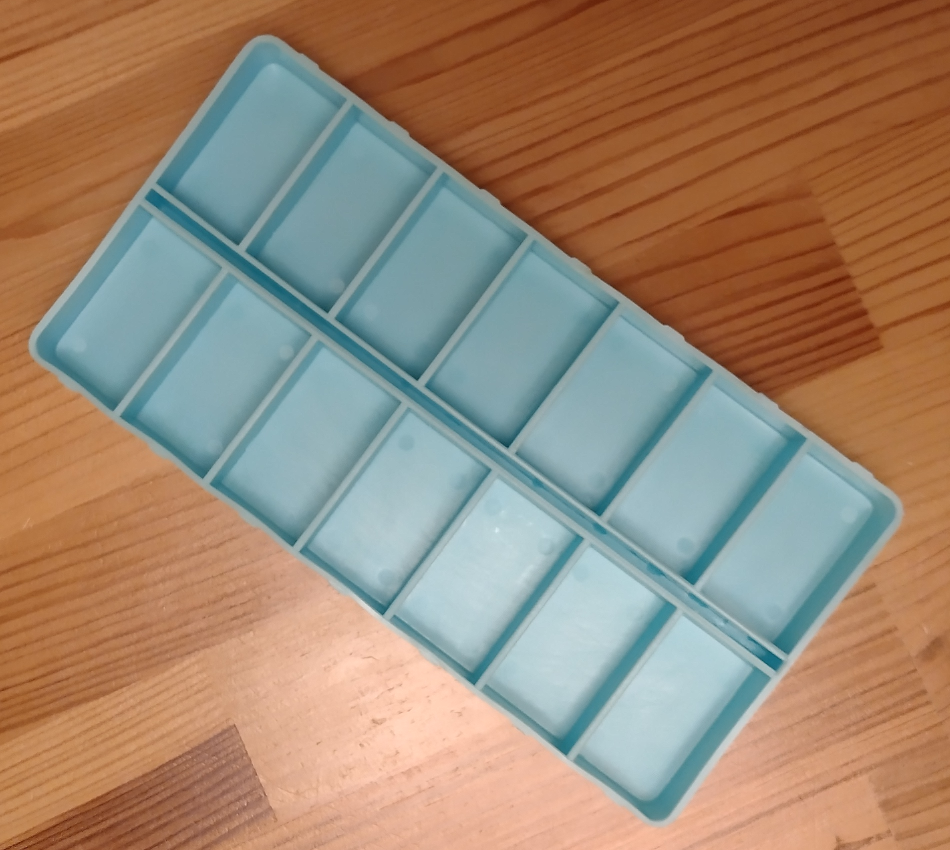
#> input picture Laboratorium 5-20241025/Lab5_dane/pillbox.png, 1900 x 1700 px (shown at 1/2 size)
$ python -i methods.py   (imports and definitions only)
#> lines starting #> are read from the running program, lines starting #| are printed output that depends on the picture; after the words box and inside, x2 and y2 are one past the last pixel; in counts of white or black regions, pixels touching at a corner belong together
#> further down, picture is the input picture: shape (1700, 1900, 3); mean B, G, R 116, 136.2, 157.1
import cv2
import numpy as np
import matplotlib.pyplot as plt

from enum import Enum
from typing import Any, List


# [600 lines left out: functions black_pill_binarizer, yellow_pills_binarizer, blue_pills_binarizer, big_white_pills_binarize, not called in this run]


# small white pills
def small_white_pills_binarize(image: np.ndarray, display: bool = False) -> np.ndarray:
#> called with display = False
    image = cv2.cvtColor(image, cv2.COLOR_BGR2HSV)
#> image: shape (1700, 1900, 3); mean H, S, V 44.8, 113.7, 173.5

    image_h = image[..., 0]
    # Define the hue range for binarization
    lower_bound = 90
    upper_bound = 110
    # Create a binary mask for hue values between 90 and 110
    hue_mask = cv2.inRange(image_h, lower_bound, upper_bound)
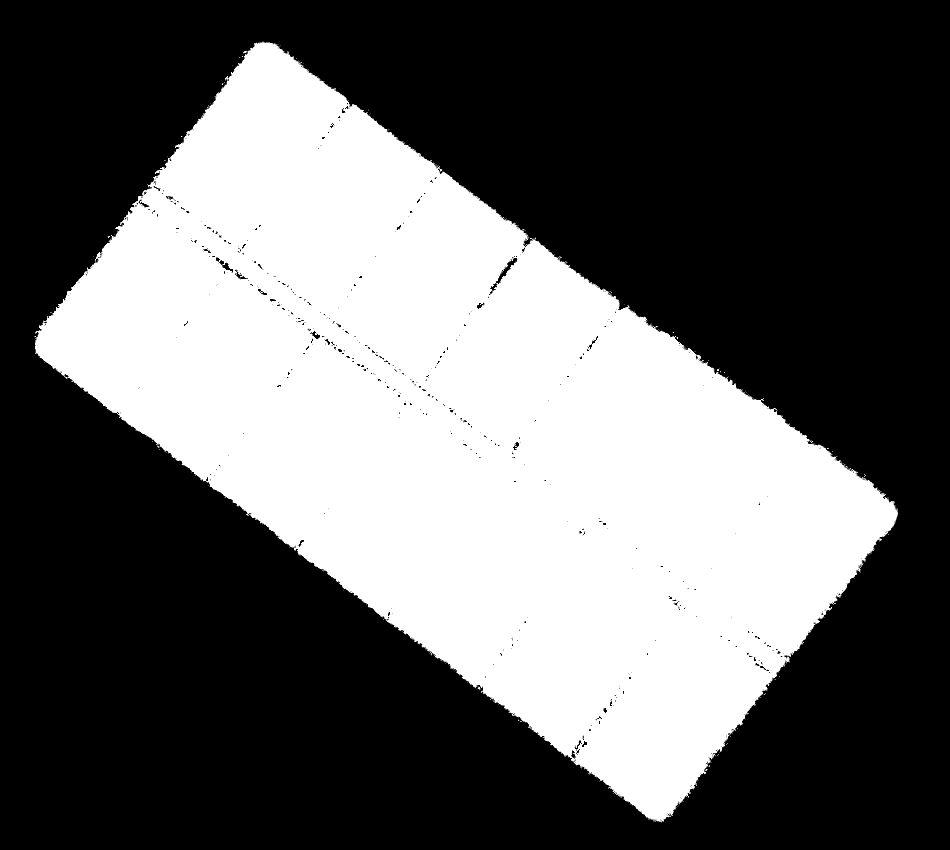
#> hue_mask: shape (1700, 1900) (shown at 1/2 size); 38.6% white; 162 white regions (160 under 20 px)

    if display:
        plt.figure(figsize=(12, 8))
        plt.imshow(hue_mask, cmap="gray")
        plt.title("Hue Mask")
        plt.colorbar()
        plt.show()

    # Find contours
    contours, _ = cv2.findContours(hue_mask, cv2.RETR_EXTERNAL, cv2.CHAIN_APPROX_SIMPLE)
#> contours = 160 contours, 159 with area under 20; largest, box (x1, y1, x2, y2) and area: (70, 83, 1796, 1645) 1250502

    # filter contours by area

    contours = [contour for contour in contours if cv2.contourArea(contour) > 1000]
#> contours = 1 contour; box (x1, y1, x2, y2) and area: (70, 83, 1796, 1645) 1250502

    if display:
        contour_image = np.zeros_like(image)
        cv2.drawContours(contour_image, contours, -1, (255, 255, 0), 3)

    # Convex hull
    convex_hulls = [cv2.convexHull(contour) for contour in contours]
#> convex_hulls = 1 contour; box (x1, y1, x2, y2) and area: (70, 83, 1796, 1645) 1285786

    if display:
        contour_image = np.zeros_like(image)
        cv2.drawContours(contour_image, convex_hulls, -1, (255, 255, 0), 3)

    # all pixels outside the convex hull are set to 0
    mask = np.zeros_like(image)
    cv2.drawContours(mask, convex_hulls, -1, (255, 255, 255), -1)
#> mask: shape (1700, 1900, 3); 39.9% white; 1 white region, box (x1, y1, x2, y2) and area: (70, 83, 1796, 1645) 1287667

    image = cv2.bitwise_and(image, mask)
#> image: shape (1700, 1900, 3); mean H, S, V 37.5, 25.6, 68.5

    # print img color model

    if display:
        plt.figure(figsize=(12, 8))
        plt.imshow(cv2.cvtColor(image, cv2.COLOR_HSV2RGB))
        plt.title("Filtered Image")
        plt.show()

    image_h = image[..., 0]

    lower_hue_bound = 8
    upper_hue_bound = 18

    # Create a binary mask for hue values between 20 and 40
    binary_mask_h = cv2.inRange(image_h, lower_hue_bound, upper_hue_bound)
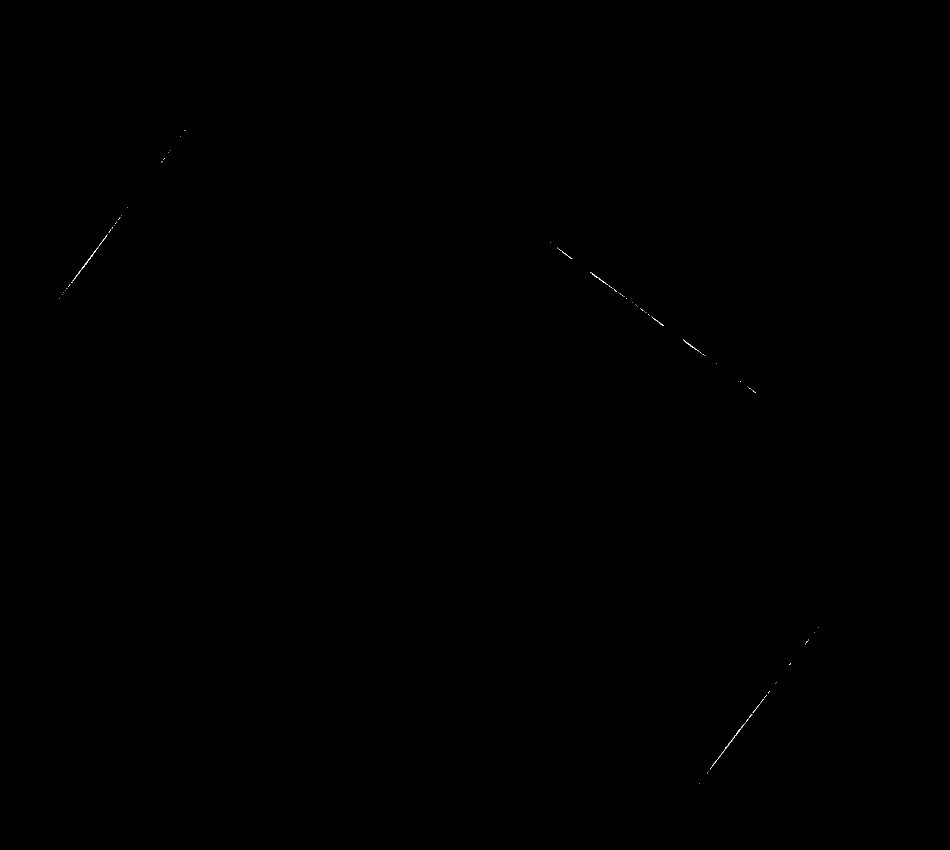
#> binary_mask_h: shape (1700, 1900) (shown at 1/2 size); 0.02% white in thin lines or dots, all inside (x1, y1, x2, y2) = (118, 260, 1637, 1568)

    if display:
        plt.figure(figsize=(12, 8))
        plt.imshow(binary_mask_h, cmap="gray")
        plt.title("Binarized Hue Channel")
        plt.colorbar()
        plt.show()

    image_s = image[..., 1]
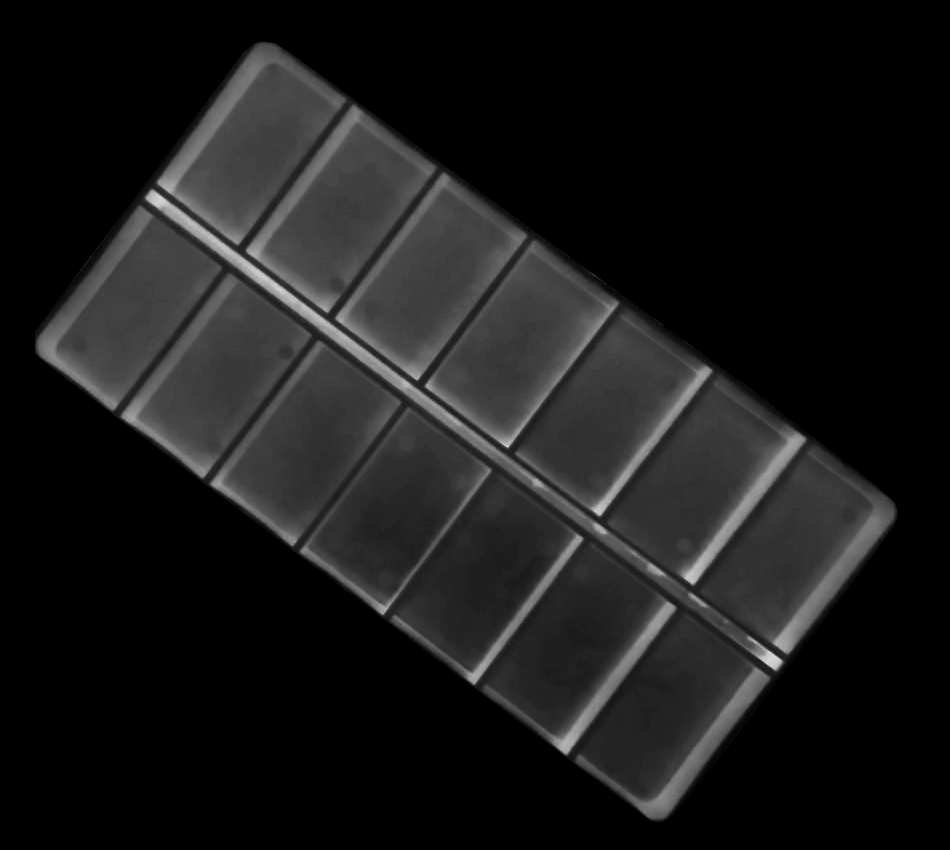
#> image_s: shape (1700, 1900) (shown at 1/2 size); min 0, max 255, mean 25.6
    lower_saturation_bound = 0
    upper_saturation_bound = 65

    # Create a binary mask for hue values between 20 and 40
    binary_mask_s = cv2.inRange(image_s, lower_saturation_bound, upper_saturation_bound)
#> binary_mask_s: shape (1700, 1900); 84.3% white; 663 black regions (628 under 20 px), largest, box (x1, y1, x2, y2) and area: (312, 88, 692, 491) 66681, (73, 412, 443, 822) 59223, (490, 210, 872, 627) 58195

    if display:
        plt.figure(figsize=(12, 8))
        plt.imshow(binary_mask_s, cmap="gray")
        plt.title("Binarized Saturation Channel")
        plt.colorbar()
        plt.show()

    image_v = image[..., 2]
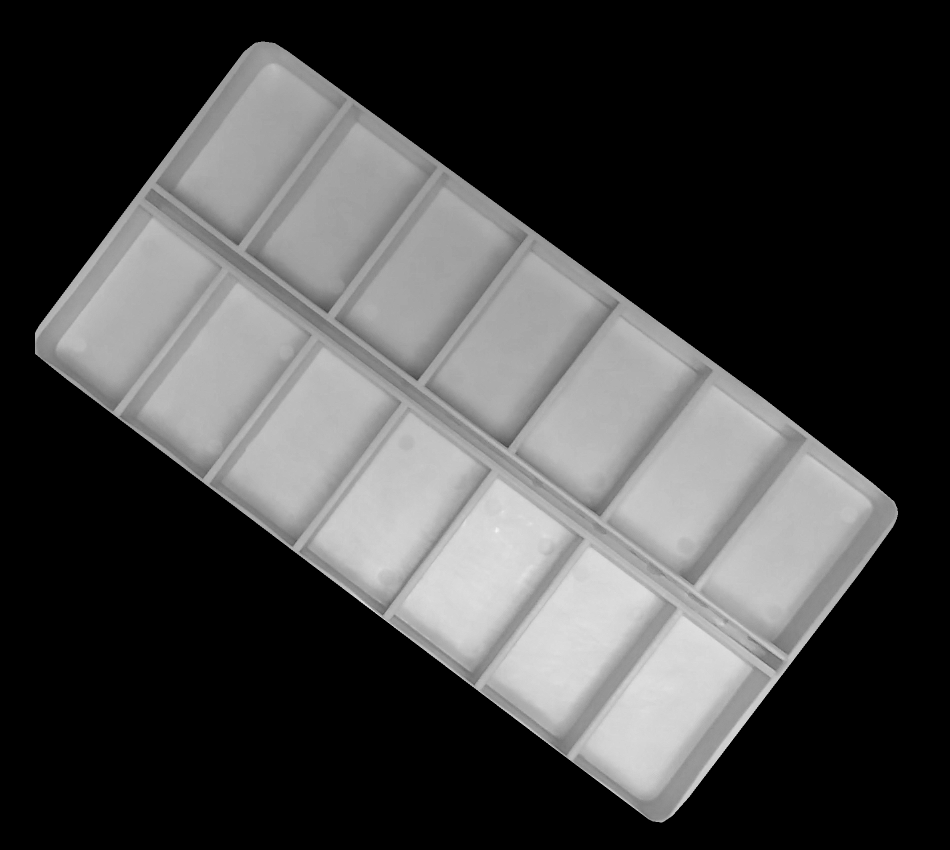
#> image_v: shape (1700, 1900) (shown at 1/2 size); min 0, max 249, mean 68.5
    lower_value_bound = 150
    upper_value_bound = 255

    # Create a binary mask for hue values between 20 and 40
    binary_mask_v = cv2.inRange(image_v, lower_value_bound, upper_value_bound)
#> binary_mask_v: shape (1700, 1900); 32.6% white; 1129 white regions (1109 under 20 px), largest, box (x1, y1, x2, y2) and area: (70, 85, 1796, 1645) 896629, (700, 361, 1017, 716) 51256, (354, 94, 662, 450) 50203

    if display:
        plt.figure(figsize=(12, 8))
        plt.imshow(binary_mask_v, cmap="gray")
        plt.title("Binarized Value Channel")
        plt.colorbar()
        plt.show()

    # Combine the masks using bitwise AND

    combined_mask = cv2.bitwise_and(binary_mask_h, binary_mask_v)

    if display:
        plt.figure(figsize=(12, 8))
        plt.imshow(combined_mask, cmap="gray")
        plt.title("Combined Binary Mask h i v")
        plt.colorbar()
        plt.show()

    combined_mask = cv2.bitwise_and(combined_mask, binary_mask_s)

    if display:
        plt.figure(figsize=(12, 8))
        plt.imshow(combined_mask, cmap="gray")
        plt.title("Combined Binary Mask h i v s")
        plt.colorbar()
        plt.show()

    # detect edges
    blur = cv2.GaussianBlur(image, (5, 5), 0)
#> blur: shape (1700, 1900, 3); mean H, S, V 37.5, 25.6, 68.5
    edges = cv2.Canny(blur, 100, 150)
#> edges: shape (1700, 1900); 0.56% white in thin lines or dots, all inside (x1, y1, x2, y2) = (69, 82, 1797, 1646)

    # dilation
    dilation_kernel = np.ones((5, 5), np.uint8)
    edges = cv2.dilate(edges, dilation_kernel, iterations=1)
#> edges: shape (1700, 1900); 2.9% white; 22 white regions, largest, box (x1, y1, x2, y2) and area: (67, 80, 1799, 1648) 48608, (289, 377, 1228, 1072) 14492, (669, 472, 1056, 763) 4662

    if display:
        plt.figure(figsize=(12, 8))
        plt.imshow(edges, cmap="gray")
        plt.title("Edges detected using Canny filter")
        plt.colorbar()
        plt.show()

    # Apply bitwise AND operation with the edges
    edges = cv2.bitwise_not(edges)
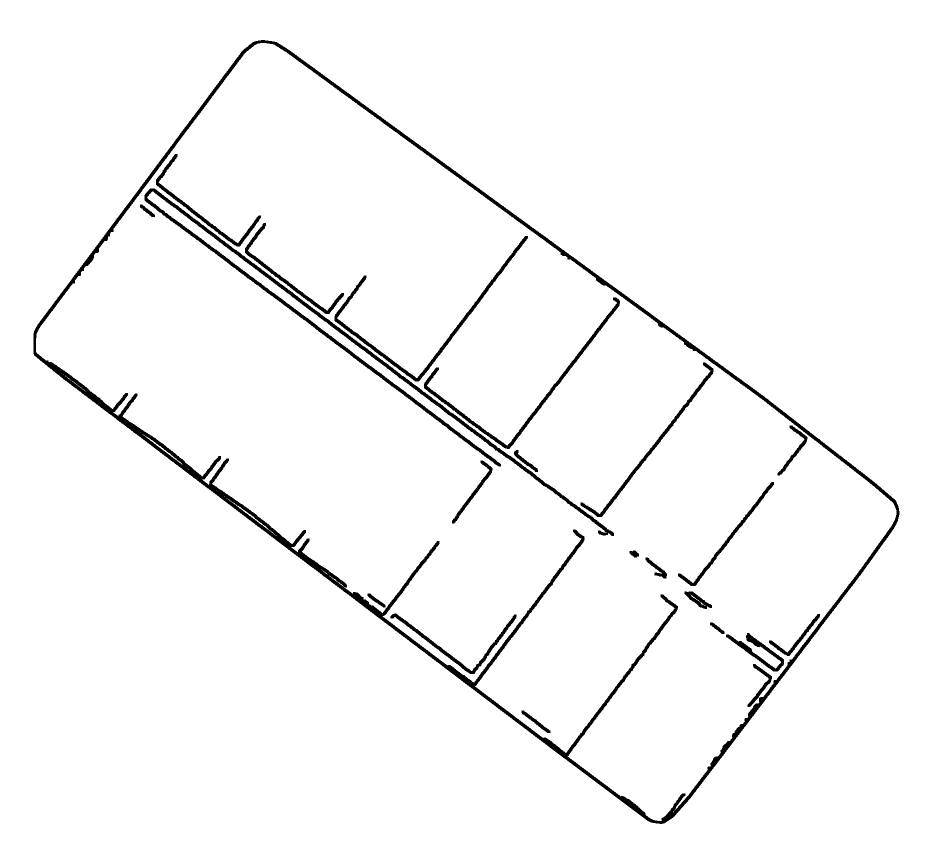
#> edges: shape (1700, 1900) (shown at 1/2 size); 97.1% white; 22 black regions, largest, box (x1, y1, x2, y2) and area: (67, 80, 1799, 1648) 48608, (289, 377, 1228, 1072) 14492, (669, 472, 1056, 763) 4662

    combined_mask = cv2.bitwise_and(combined_mask, edges)
#> combined_mask: shape (1700, 1900); every value is 0

    if display:
        plt.figure(figsize=(12, 8))
        plt.imshow(combined_mask, cmap="gray")
        plt.title("Combined Binary Mask with Edges")
        plt.colorbar()
        plt.show()

    # Apply erosion
    erosion_kernel = np.ones((7, 7), np.uint8)
    image = cv2.erode(combined_mask, erosion_kernel, iterations=2)

    if display:
        plt.figure(figsize=(12, 8))
        plt.imshow(image, cmap="gray")
        plt.title("Eroded Image")
        plt.colorbar()
        plt.show()

    # Apply dilation
    dilation_kernel = np.ones((5, 5), np.uint8)
    image = cv2.dilate(image, dilation_kernel, iterations=2)

    if display:
        plt.figure(figsize=(12, 8))
        plt.imshow(image, cmap="gray")
        plt.title("Dilated Image")
        plt.colorbar()
        plt.show()

    # Find contours
    contours, _ = cv2.findContours(image, cv2.RETR_EXTERNAL, cv2.CHAIN_APPROX_SIMPLE)
#> contours = []

    if display:
        for contour in contours:
            print(cv2.contourArea(contour))

    if display:
        contour_image = np.zeros_like(image)
        cv2.drawContours(contour_image, contours, -1, (255, 255, 0), 3)
        plt.figure(figsize=(12, 8))
        plt.imshow(contour_image, cmap="gray")
        plt.title("Contours")
        plt.colorbar()
        plt.show()

    # Convex hull

    convex_hulls = [cv2.convexHull(contour) for contour in contours]
#> convex_hulls = []

    # filter contours by area
    convex_hulls = [hull for hull in convex_hulls if 240 < cv2.contourArea(hull) < 1700]

    # print every area of convex hull
    if display:
        for hull in convex_hulls:
            print(cv2.contourArea(hull))

    if display:
        contour_image = np.zeros_like(image)
        cv2.drawContours(contour_image, convex_hulls, -1, (255, 255, 0), 3)
        plt.figure(figsize=(12, 8))
        plt.imshow(contour_image, cmap="gray")
        plt.title("Convex Hulls")
        plt.colorbar()
        plt.show()

    symmetry_tolerance = 1.5
    ellipses = []
    filtered_hulls = []
    for i, contour in enumerate(convex_hulls):
        if len(contour) >= 5:  # fitEllipse requires at least 5 points
            # Extract the major and minor axes lengths
            ellipse = cv2.fitEllipse(contour)
            (x, y), (major_axis, minor_axis), angle = ellipse

            # Calculate the axis ratio
            axis_ratio = max(major_axis, minor_axis) / min(major_axis, minor_axis)

            if axis_ratio < symmetry_tolerance:
                ellipses.append(ellipse)
                filtered_hulls.append(contour)
#> this loop made 0 passes
#> after the loop, ellipses = []; filtered_hulls = []

    if display:
        contour_image = np.zeros_like(image)
        for ellipse in ellipses:
            cv2.ellipse(contour_image, ellipse, (255, 255, 0), 2)
        plt.figure(figsize=(12, 8))
        plt.imshow(contour_image, cmap="gray")
        plt.title("Fitted Ellipses")
        plt.colorbar()
        plt.show()

    return filtered_hulls

>>> import cv2
>>> picture = cv2.imread('Lab5_dane/pillbox.png')
>>> result = small_white_pills_binarize(picture)
#> result = []
